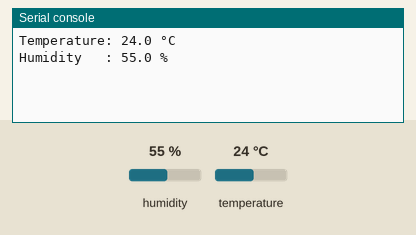
Simulated run of this program. Board: MicroPython board. Shown: the last lines printed to the serial console. The inputs (shaded band) are chosen by the test bench; at power-on: humidity 55 %, temperature 24 °C.

Above: at 1.2 s.
1.3 s: humidity set to 22 %
At 3.2 s:
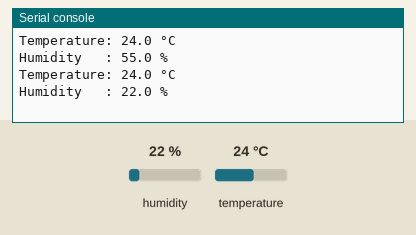
4.0 s: temperature set to 12 °C
At 4.4 s:
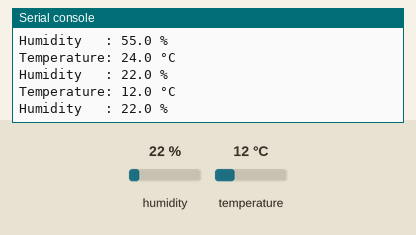
6.7 s: humidity set to 40 %
At 9.1 s:
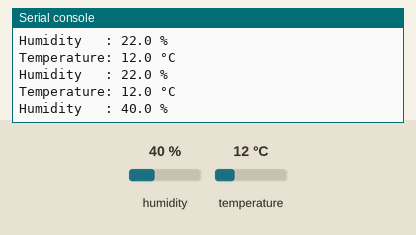
Timing chart, 0 to 10.6 s (numbered marks = the images above; inputs shaded):
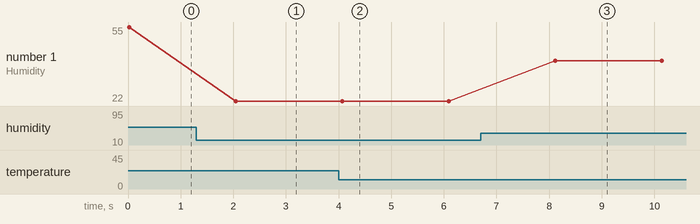

The program:

temp_hum.py
```python
import dht
import machine
import time


# Define the DHT11 sensor pin
dht_pin= 14  # Replace with the GPIO pin to which your DHT11 is connected

# Create a DHT object

dht_sensor = dht.DHT11(machine.Pin(dht_pin))

while True:
    try:
        # Trigger a measurement
        dht_sensor.measure()

        # Read temperature and humidity
        temperature_celsius = dht_sensor.temperature()
        humidity_percent = dht_sensor.humidity()

        # Print the results
        print("Temperature: %3.1f °C" %temperature_celsius)
        print("Humidity   : %3.1f %%" %humidity_percent)

    except Exception as e:
        print("Error reading DHT11 sensor:", e)

    # Wait before the next measurement
    time.sleep(2)
```

Measured:
- after the input at 1.3 s, the serial console: prints a new line after 0.75 s (image 1)
- after the input at 4.0 s, the serial console: prints a new line after 0.07 s (image 2)
- after the input at 6.7 s, the serial console: prints a new line after 1.4 s (image 3)
- plotted number 1: 55 → 22 after the input at 1.3 s, 22 → 40 after the input at 6.7 s
